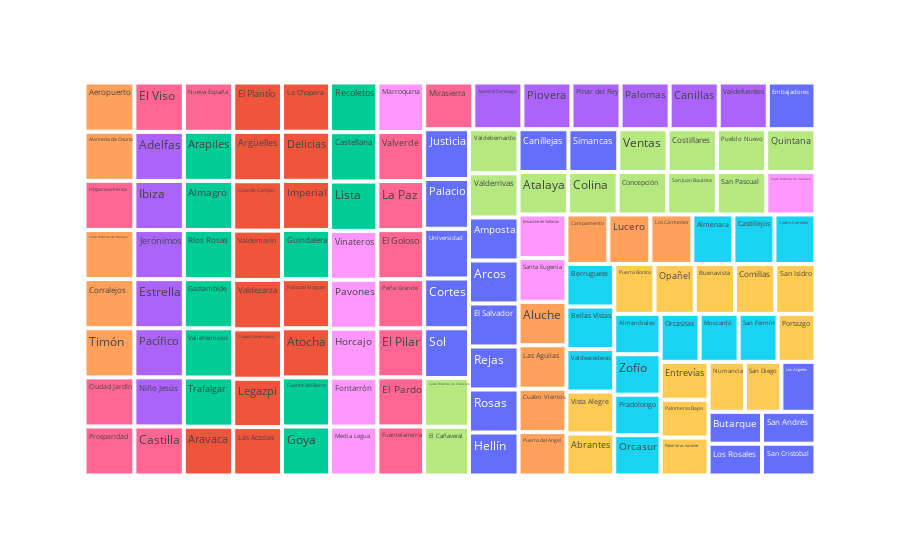

This figure's notebook cell:
### Markdown cell above
8. **Infraestructura y calidad de vida**:
   - Comparar la disponibilidad de servicios como Centros Universitarios, Sanidad, Bibliotecas, Instalaciones deportivas, Zonas verdes con la calidad de vida percibida.

### Code cell
fig = px.treemap(data_frame = df.dropna(),
           values     = "Calidad de vida actual en su barrio \n",
           path       = ["Barrios"],
           hover_name = "Barrios",
           color      = "Distrito",
           hover_data = ['Educacion', 'Centros Universitarios','Sanidad', 'Bibliotecas', 'Instalaciones deportivas(Polideportivos, no básicas','Zonas verdes (m2)','Metro', 'Tren', 'Autobus', 'Calidad de vida actual en su barrio \n', 'Calidad del aire'])
           
   
fig.show()

### Figure 1 — Plotly figure (JSON) as saved in the notebook; plotly's stock layout.template omitted (floating-point values rounded to 4 significant figures; data arrays with more than 128 entries replaced by an {"elided": "..."} marker saying what was removed)
{"data": [{"branchvalues": "total", "customdata": {"elided": "131x12 mixed values"}, "domain": {"x": [0, 1], "y": [0, 1]}, "hovertemplate": "<b>%{hovertext}</b><br><br>labels=%{label}<br>Calidad de vida actual en su barrio \n=%{customdata[9]}<br>parent=%{parent}<br>id=%{id}<br>Educacion=%{customdata[0]}<br>Centros Universitarios=%{customdata[1]}<br>Sanidad=%{customdata[2]}<br>Bibliotecas=%{customdata[3]}<br>Instalaciones deportivas(Polideportivos, no básicas=%{customdata[4]}<br>Zonas verdes (m2)=%{customdata[5]}<br>Metro=%{customdata[6]}<br>Tren=%{customdata[7]}<br>Autobus=%{customdata[8]}<br>Calidad del aire=%{customdata[10]}<br>Distrito=%{customdata[11]}<extra></extra>", "hovertext": {"elided": "131 str values"}, "ids": {"elided": "131 str values"}, "labels": {"elided": "131 str values"}, "marker": {"colors": {"elided": "131 str values"}}, "name": "", "parents": {"elided": "131 str values"}, "type": "treemap", "values": {"elided": "131 float values"}}], "layout": {"legend": {"tracegroupgap": 0}, "margin": {"t": 60}}}
